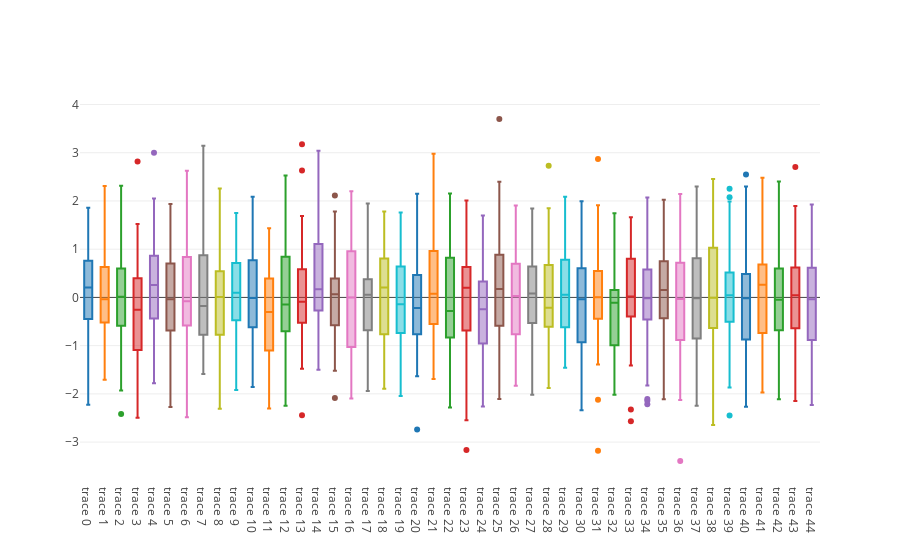

The code cell stored with this chart in its notebook:
### Code cell
iplot([Box(y = np.random.randn(50), showlegend = False) for i in range(45)], show_link = False)
